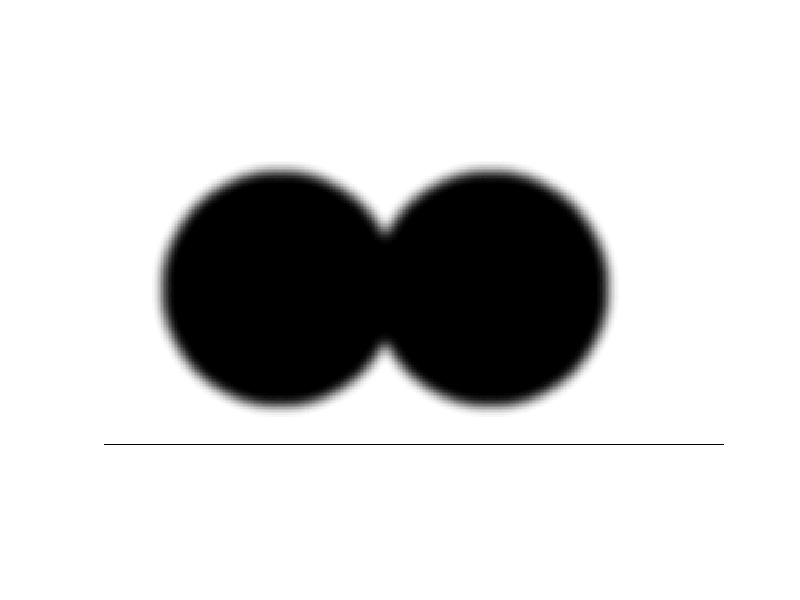

This figure's MATLAB source: (Note: this script raises an error after producing the figure.)
%{
Q3: Curve Evolution
    a) Study the snake code, in UNR webcampus, and correlate it with the 
    derivations shown in the class. Experiment with the initial conditions shown in Panel 1, and 
    report results. The matlab code for initialization is provided. You need to make the synthetic 
    image. In each case, clearly show initial and final state of the curve evolution.
    (b) Now use the 
    code for Chan-Vese active contours without the edges by having many circles on the images and 
    show the evolution.
    (c) Apply Chan-Vese model to x-ray.jpg, show intermediate results and final 
    evolution. References are:
        https://www.mathworks.com/help/images/ref/activecontour.html#btuep4x-1-method 
        https://www.mathworks.com/matlabcentral/fileexchange/23445-chan-vese-active-contours-
        without-edges.
    The “method” is ‘Chan-vese,” which is default. The evolution should include at 
    least 8 seeds for initialization.  Show initial and final state of the level sets. 
%}

%% a.

% create synthetic image
% size of image
x = 400;
y = 200;

% circle parameters
centerX1 = 114;
centerX2 = 250; 
centerY = 100;
r = 76;

% fills areas outside circles
circles = zeros(y,x,'uint8');
for i = 1:x
    for j = 1:y
        if( (((i-centerX1)^2)+((j-centerY)^2)) <= r^2 )
            circles(j,i) = 255;
        end
        if( (((i-centerX2)^2)+((j-centerY)^2)) <= r^2 )
            circles(j,i) = 255;
        end
    end
end

% invert
Img = 255 - circles;

% show synthetic image

% apply gaussian blur to smooth circle
Img = imgaussfilt(Img,4);
Img = imsharpen(Img);
imshow(Img);

% snake integration
% figure 1
% x, y (Nx1 array) calculated from snakeinit.m
hold on
x = [];
y = [];
n =0;
% Loop, picking up the points
disp('Left mouse button picks points.')
disp('Right mouse button picks last point.')
but = 1;
while but == 1
      [s, t, but] = ginput(1);
      n = n + 1;
      x(n,1) = s;
      y(n,1) = t;
      plot(x, y, 'r-', 'Linewidth', 3);
end   
plot([x;x(1,1)],[y;y(1,1)],'r-', 'Linewidth', 3);

% fx, fy used gradient magnitude and direction of synthetic image 
[fx,fy] = imgradient(Img);

figure
imshow(Img);

[Xfig1, Yfig1] = snake(x, y, 0.1, 0.1, 0.5, 0.05, fx, fy, 0.4, 1, Img);
